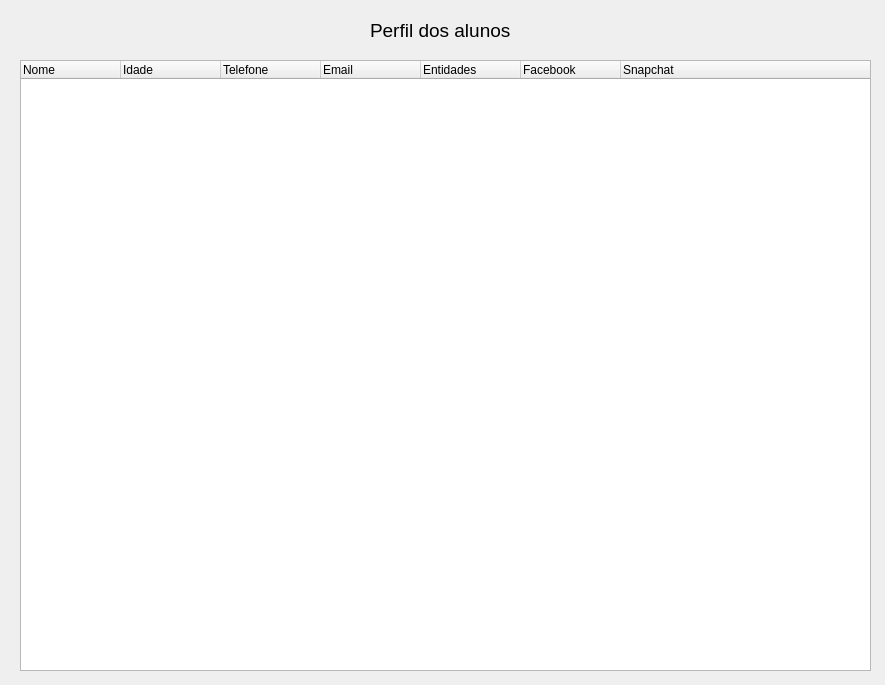
<?xml version="1.0" encoding="UTF-8"?>
<ui version="4.0">
 <class>Form</class>
 <widget class="QWidget" name="Form">
  <property name="geometry">
   <rect>
    <x>0</x>
    <y>0</y>
    <width>885</width>
    <height>685</height>
   </rect>
  </property>
  <property name="windowTitle">
   <string>Form</string>
  </property>
  <widget class="QLabel" name="label">
   <property name="geometry">
    <rect>
     <x>370</x>
     <y>20</y>
     <width>141</width>
     <height>21</height>
    </rect>
   </property>
   <property name="font">
    <font>
     <pointsize>14</pointsize>
    </font>
   </property>
   <property name="text">
    <string>Perfil dos alunos</string>
   </property>
  </widget>
  <widget class="QTreeWidget" name="treeWidget">
   <property name="geometry">
    <rect>
     <x>20</x>
     <y>60</y>
     <width>851</width>
     <height>611</height>
    </rect>
   </property>
   <column>
    <property name="text">
     <string>Nome</string>
    </property>
   </column>
   <column>
    <property name="text">
     <string>Idade</string>
    </property>
   </column>
   <column>
    <property name="text">
     <string>Telefone</string>
    </property>
   </column>
   <column>
    <property name="text">
     <string>Email</string>
    </property>
   </column>
   <column>
    <property name="text">
     <string>Entidades</string>
    </property>
   </column>
   <column>
    <property name="text">
     <string>Facebook</string>
    </property>
   </column>
   <column>
    <property name="text">
     <string>Snapchat</string>
    </property>
   </column>
  </widget>
 </widget>
 <resources/>
 <connections/>
</ui>
